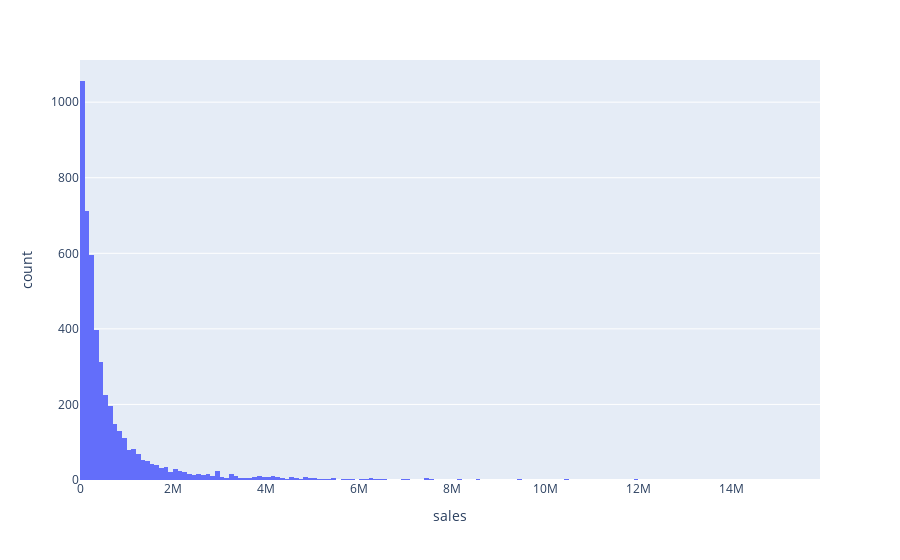
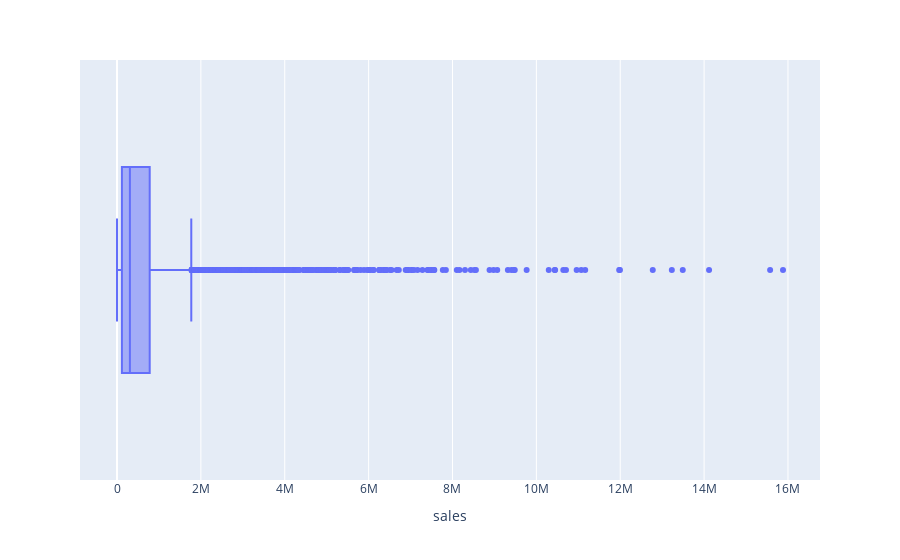

Source (notebook cell) for these figures, in order:
### Code cell
for x in lstnumericcolumns:
    univariateAnalysis_numeric(x,20);

### Figure 1 — Plotly figure (JSON) as saved in the notebook; plotly's stock layout.template omitted (floating-point values rounded to 4 significant figures; data arrays with more than 128 entries replaced by an {"elided": "..."} marker saying what was removed)
{"data": [{"alignmentgroup": "True", "bingroup": "x", "hovertemplate": "sales=%{x}<br>count=%{y}<extra></extra>", "legendgroup": "", "marker": {"color": "#636efa", "pattern": {"shape": ""}}, "name": "", "offsetgroup": "", "orientation": "v", "showlegend": false, "type": "histogram", "x": {"elided": "4800 int values"}, "xaxis": "x", "yaxis": "y"}], "layout": {"barmode": "relative", "legend": {"tracegroupgap": 0}, "margin": {"t": 60}, "xaxis": {"anchor": "y", "domain": [0, 1], "title": {"text": "sales"}}, "yaxis": {"anchor": "x", "domain": [0, 1], "title": {"text": "count"}}}}

### Figure 2 — Plotly figure (JSON) as saved in the notebook; plotly's stock layout.template omitted (floating-point values rounded to 4 significant figures; data arrays with more than 128 entries replaced by an {"elided": "..."} marker saying what was removed)
{"data": [{"alignmentgroup": "True", "hovertemplate": "sales=%{x}<extra></extra>", "legendgroup": "", "marker": {"color": "#636efa"}, "name": "", "notched": false, "offsetgroup": "", "orientation": "h", "showlegend": false, "type": "box", "x": {"elided": "4800 int values"}, "x0": " ", "xaxis": "x", "y0": " ", "yaxis": "y"}], "layout": {"boxmode": "group", "legend": {"tracegroupgap": 0}, "margin": {"t": 60}, "xaxis": {"anchor": "y", "domain": [0, 1], "title": {"text": "sales"}}, "yaxis": {"anchor": "x", "domain": [0, 1]}}}
